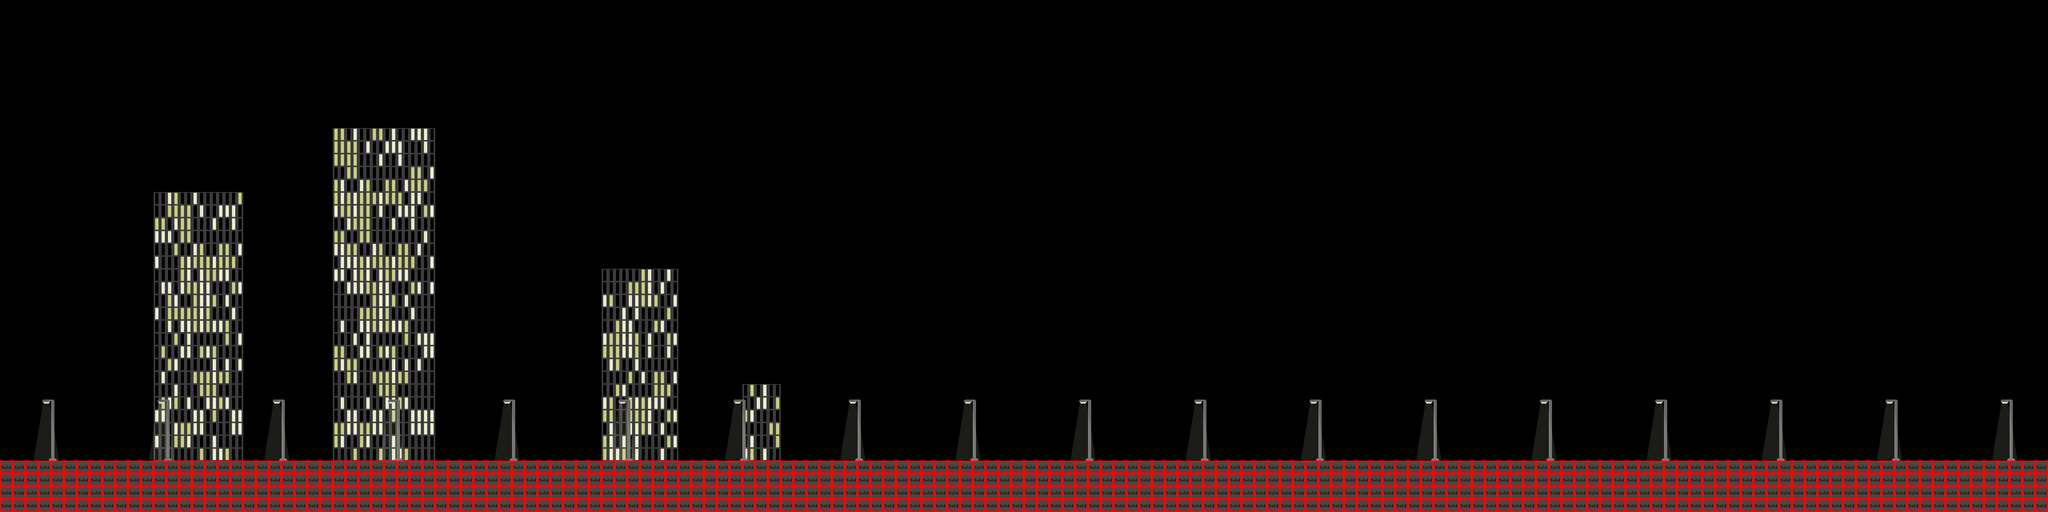

The image is a tile-based game level rendered from a .tmx file. Its description and source (layers, tilesets, objects; grid data summarised) follow:
An orthogonal 160x40 tile map with 32x32 px tiles, 4 tile layers (sky, buildings, ground, collision), 2 tilesets and 1 object (game.Player).

<map version="1.0" orientation="orthogonal" width="160" height="40" tilewidth="32" tileheight="32" backgroundcolor="#000000">
 <tileset firstgid="1" name="base" tilewidth="32" tileheight="32">
  <image source="../public/data/img/tileset.png" width="192" height="384" />
 </tileset>
 <tileset firstgid="73" name="collision" tilewidth="32" tileheight="32">
  <image source="../public/data/img/collision-tileset.png" width="96" height="64" />
  <tile id="0">
   <properties>
    <property name="type" value="solid" />
   </properties>
  </tile>
  <tile id="1">
   <properties>
    <property name="type" value="platform" />
   </properties>
  </tile>
 </tileset>
 <layer name="sky" width="160" height="40">
  <data>[6400 cells, 999 non-empty, 9 distinct tile ids]</data>
 </layer>
 <layer name="buildings" width="160" height="40">
  <data>[6400 cells, 463 non-empty, 9 distinct tile ids]</data>
 </layer>
 <objectgroup name="objects" width="160" height="40">
  <object name="game.Player" x="224" y="1088" width="32" height="64" />
 </objectgroup>
 <layer name="ground" width="160" height="40">
  <data>[6400 cells, 910 non-empty, 19 distinct tile ids]</data>
 </layer>
 <layer name="collision" width="160" height="40">
  <data>[6400 cells, 664 non-empty, 2 distinct tile ids]</data>
 </layer>
</map>